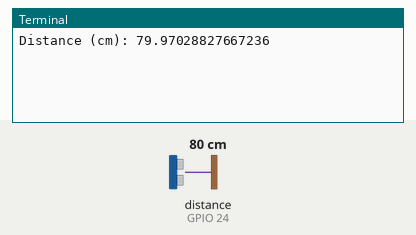
The program below on a simulated Raspberry Pi (BCM pin numbers). Parts: the last lines printed to the terminal. The test bench sets the inputs (shaded band); at power-on: distance to the obstacle (sensor on GPIO 24) 80 cm. The echo pulse lasts 58.3 µs per cm; the clock reads 2024-03-15 10:24:30 at power-on unless the program sets it.

Above: at 1.2 s.
1.3 s: distance to the obstacle (sensor on GPIO 24) set to 2 cm
At 5.9 s:
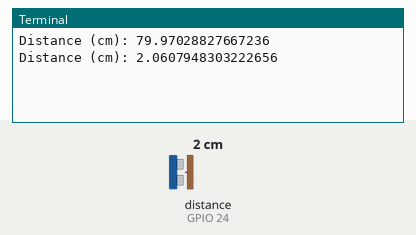
7.3 s: distance to the obstacle (sensor on GPIO 24) set to 4 cm
At 11.0 s:
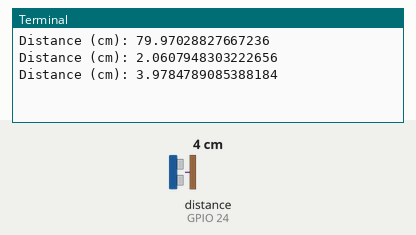
Timing chart, 0 to 12.5 s (numbered marks = the images above; inputs shaded):
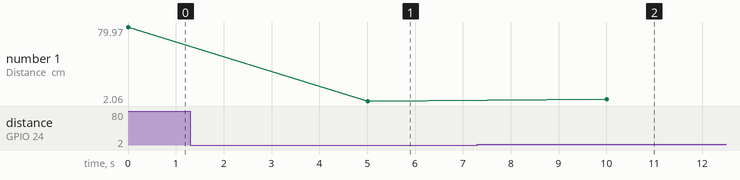

Measured:
- after the input at 1.3 s, the terminal: prints a new line after 3.7 s (image 1)
- after the input at 7.3 s, the terminal: prints a new line after 2.7 s (image 2)
- plotted number 1: 79.97 → 2.06 after the input at 1.3 s, 2.06 → 3.98 after the input at 7.3 s

The program:

read_water_level.py
```python
import time
import RPi.GPIO as GPIO

TRIG = 23
ECHO = 24

GPIO.setmode(GPIO.BCM)
GPIO.setup(TRIG, GPIO.OUT)
GPIO.setup(ECHO, GPIO.IN)

def measure_distance():
    GPIO.output(TRIG, True)
    time.sleep(0.00001)
    GPIO.output(TRIG, False)

    start = time.time()
    stop = time.time()

    while GPIO.input(ECHO) == 0:
        start = time.time()

    while GPIO.input(ECHO) == 1:
        stop = time.time()

    elapsed = stop - start
    distance = (elapsed * 34300) / 2
    return distance

try:
    while True:
        print("Distance (cm):", measure_distance())
        time.sleep(5)

except KeyboardInterrupt:
    GPIO.cleanup()
```
